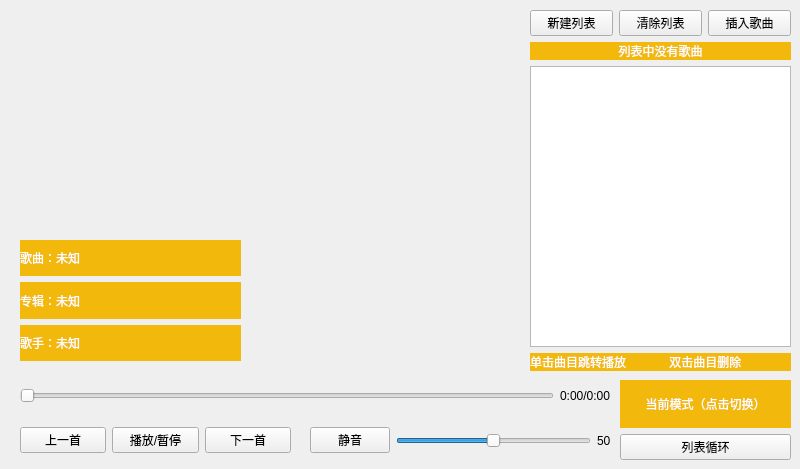
<?xml version="1.0" encoding="UTF-8"?>
<ui version="4.0">
 <class>AP_Widget</class>
 <widget class="QWidget" name="AP_Widget">
  <property name="geometry">
   <rect>
    <x>0</x>
    <y>0</y>
    <width>800</width>
    <height>469</height>
   </rect>
  </property>
  <property name="sizePolicy">
   <sizepolicy hsizetype="Expanding" vsizetype="Expanding">
    <horstretch>0</horstretch>
    <verstretch>0</verstretch>
   </sizepolicy>
  </property>
  <property name="windowTitle">
   <string>AP_Widget</string>
  </property>
  <widget class="QWidget" name="verticalLayoutWidget">
   <property name="geometry">
    <rect>
     <x>20</x>
     <y>240</y>
     <width>221</width>
     <height>121</height>
    </rect>
   </property>
   <layout class="QVBoxLayout" name="AP_InfoLayout">
    <item>
     <widget class="QLabel" name="AP_NameLabel">
      <property name="styleSheet">
       <string notr="true">background-color:rgb(242, 184, 12);color:rgb(255,255,255)</string>
      </property>
      <property name="text">
       <string>歌曲：未知</string>
      </property>
      <property name="alignment">
       <set>Qt::AlignLeading|Qt::AlignLeft|Qt::AlignVCenter</set>
      </property>
     </widget>
    </item>
    <item>
     <widget class="QLabel" name="AP_AlbumLabel">
      <property name="styleSheet">
       <string notr="true">background-color:rgb(242, 184, 12);color:rgb(255,255,255)</string>
      </property>
      <property name="text">
       <string>专辑：未知</string>
      </property>
      <property name="alignment">
       <set>Qt::AlignLeading|Qt::AlignLeft|Qt::AlignVCenter</set>
      </property>
     </widget>
    </item>
    <item>
     <widget class="QLabel" name="AP_SingerLabel">
      <property name="styleSheet">
       <string notr="true">background-color:rgb(242, 184, 12);color:rgb(255,255,255)</string>
      </property>
      <property name="text">
       <string>歌手：未知</string>
      </property>
      <property name="alignment">
       <set>Qt::AlignLeading|Qt::AlignLeft|Qt::AlignVCenter</set>
      </property>
     </widget>
    </item>
   </layout>
  </widget>
  <widget class="QWidget" name="horizontalLayoutWidget">
   <property name="geometry">
    <rect>
     <x>20</x>
     <y>420</y>
     <width>271</width>
     <height>41</height>
    </rect>
   </property>
   <layout class="QHBoxLayout" name="AP_ControlLayout">
    <item>
     <widget class="QPushButton" name="AP_PreOne">
      <property name="text">
       <string>上一首</string>
      </property>
     </widget>
    </item>
    <item>
     <widget class="QPushButton" name="AP_PLay">
      <property name="text">
       <string>播放/暂停</string>
      </property>
     </widget>
    </item>
    <item>
     <widget class="QPushButton" name="AP_NextOne">
      <property name="text">
       <string>下一首</string>
      </property>
     </widget>
    </item>
   </layout>
  </widget>
  <widget class="QWidget" name="horizontalLayoutWidget_3">
   <property name="geometry">
    <rect>
     <x>20</x>
     <y>380</y>
     <width>591</width>
     <height>31</height>
    </rect>
   </property>
   <layout class="QHBoxLayout" name="AP_TimeControlLayout">
    <item>
     <widget class="QSlider" name="AP_TimeBar">
      <property name="orientation">
       <enum>Qt::Horizontal</enum>
      </property>
     </widget>
    </item>
    <item>
     <widget class="QLabel" name="AP_TimeLabel">
      <property name="text">
       <string>0:00/0:00</string>
      </property>
     </widget>
    </item>
   </layout>
  </widget>
  <widget class="QLabel" name="AP_CoverLabel">
   <property name="geometry">
    <rect>
     <x>20</x>
     <y>10</y>
     <width>220</width>
     <height>220</height>
    </rect>
   </property>
   <property name="text">
    <string/>
   </property>
  </widget>
  <widget class="QWidget" name="horizontalLayoutWidget_4">
   <property name="geometry">
    <rect>
     <x>310</x>
     <y>420</y>
     <width>301</width>
     <height>41</height>
    </rect>
   </property>
   <layout class="QHBoxLayout" name="AP_VolumeLayout">
    <item>
     <widget class="QPushButton" name="AP_Silence">
      <property name="text">
       <string>静音</string>
      </property>
     </widget>
    </item>
    <item>
     <widget class="QSlider" name="AP_VolumeBar">
      <property name="maximum">
       <number>100</number>
      </property>
      <property name="value">
       <number>50</number>
      </property>
      <property name="orientation">
       <enum>Qt::Horizontal</enum>
      </property>
     </widget>
    </item>
    <item>
     <widget class="QLabel" name="AP_VolumeLabel">
      <property name="text">
       <string>50</string>
      </property>
     </widget>
    </item>
   </layout>
  </widget>
  <widget class="QWidget" name="verticalLayoutWidget_2">
   <property name="geometry">
    <rect>
     <x>620</x>
     <y>380</y>
     <width>171</width>
     <height>80</height>
    </rect>
   </property>
   <layout class="QVBoxLayout" name="AP_ModeLayout">
    <item>
     <widget class="QLabel" name="AP_ModeLabel">
      <property name="styleSheet">
       <string notr="true">background-color:rgb(242, 184, 12);color:rgb(255,255,255)</string>
      </property>
      <property name="text">
       <string>当前模式（点击切换）</string>
      </property>
      <property name="alignment">
       <set>Qt::AlignCenter</set>
      </property>
     </widget>
    </item>
    <item>
     <widget class="QPushButton" name="AP_ListMode">
      <property name="text">
       <string>列表循环</string>
      </property>
     </widget>
    </item>
   </layout>
  </widget>
  <widget class="QWidget" name="verticalLayoutWidget_3">
   <property name="geometry">
    <rect>
     <x>530</x>
     <y>10</y>
     <width>261</width>
     <height>361</height>
    </rect>
   </property>
   <layout class="QVBoxLayout" name="AP_ListLayout">
    <item>
     <layout class="QHBoxLayout" name="AP_ListButtonLayout">
      <item>
       <widget class="QPushButton" name="AP_Select">
        <property name="text">
         <string>新建列表</string>
        </property>
       </widget>
      </item>
      <item>
       <widget class="QPushButton" name="AP_Destory">
        <property name="text">
         <string>清除列表</string>
        </property>
       </widget>
      </item>
      <item>
       <widget class="QPushButton" name="AP_Insert">
        <property name="text">
         <string>插入歌曲</string>
        </property>
       </widget>
      </item>
     </layout>
    </item>
    <item>
     <widget class="QLabel" name="AP_ListNotion">
      <property name="styleSheet">
       <string notr="true">background-color:rgb(242, 184, 12);color:rgb(255,255,255)</string>
      </property>
      <property name="text">
       <string>列表中没有歌曲</string>
      </property>
      <property name="alignment">
       <set>Qt::AlignCenter</set>
      </property>
     </widget>
    </item>
    <item>
     <widget class="QListWidget" name="AP_List"/>
    </item>
    <item>
     <widget class="QLabel" name="AP_ListOp">
      <property name="styleSheet">
       <string notr="true">background-color:rgb(242, 184, 12);color:rgb(255,255,255)</string>
      </property>
      <property name="text">
       <string>单击曲目跳转播放             双击曲目删除</string>
      </property>
     </widget>
    </item>
   </layout>
  </widget>
  <widget class="QWidget" name="verticalLayoutWidget_4">
   <property name="geometry">
    <rect>
     <x>259</x>
     <y>10</y>
     <width>251</width>
     <height>361</height>
    </rect>
   </property>
   <layout class="QVBoxLayout" name="AP_LyricLayout">
    <item>
     <widget class="QLabel" name="AP_Lyric1">
      <property name="text">
       <string/>
      </property>
     </widget>
    </item>
    <item>
     <widget class="QLabel" name="AP_Lyric2">
      <property name="text">
       <string/>
      </property>
     </widget>
    </item>
    <item>
     <widget class="QLabel" name="AP_Lyric3">
      <property name="text">
       <string/>
      </property>
     </widget>
    </item>
    <item>
     <widget class="QLabel" name="AP_Lyric4">
      <property name="font">
       <font>
        <pointsize>12</pointsize>
        <weight>50</weight>
        <bold>false</bold>
       </font>
      </property>
      <property name="text">
       <string/>
      </property>
      <property name="alignment">
       <set>Qt::AlignCenter</set>
      </property>
     </widget>
    </item>
    <item>
     <widget class="QLabel" name="AP_Lyric5">
      <property name="text">
       <string/>
      </property>
     </widget>
    </item>
    <item>
     <widget class="QLabel" name="AP_Lyric6">
      <property name="text">
       <string/>
      </property>
     </widget>
    </item>
    <item>
     <widget class="QLabel" name="AP_Lyric7">
      <property name="text">
       <string/>
      </property>
     </widget>
    </item>
   </layout>
  </widget>
 </widget>
 <resources/>
 <connections/>
</ui>
